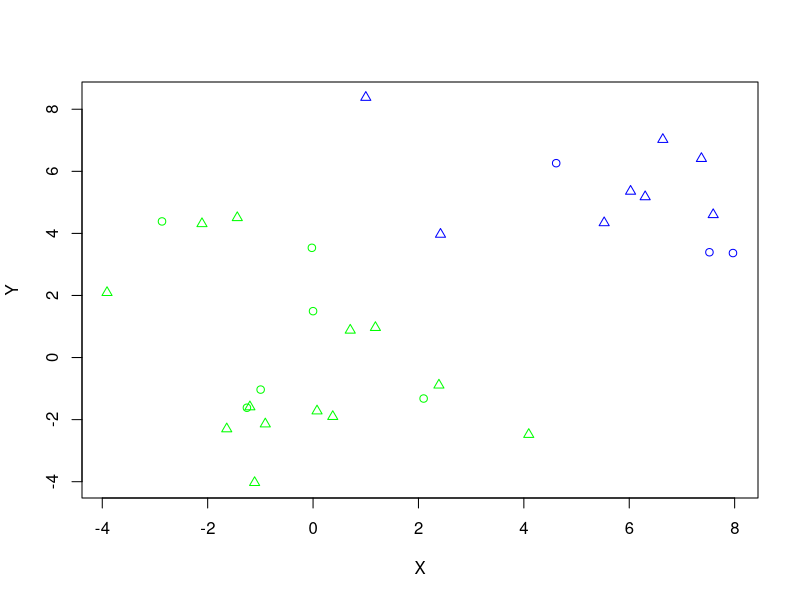

This chart was generated by the following R code: (Note: this script raises an error after producing the figure.)
library(MASS)

# Save the number of all the pairs of values.
number_of_values <- 30

# Generate first 20 pairs of values.
x1 <- rnorm(20, mean = 0, sd = 2)
y1 <- rnorm(20, mean = 0, sd = 2)

# Generate second 10 pairs of values.
x2 <- rnorm(10, mean = 6, sd = 2)
y2 <- rnorm(10, mean = 6, sd = 2)

# Bind two-dimensional data.
data <- cbind(c(x1, x2), c(y1, y2))

# Divide the data into two clusters.
two_clusters <- kmeans(data, 2)

# Save clusters data.
clusters_data <- two_clusters$cluster

# ----------------------------------------------------------------------------
# The first task.

# Save the number of training and testing pairs.
number_of_training <- floor(30 * 0.7)
number_of_testing <- number_of_values - number_of_training

# Create training and testing data subsets.

# Choose random indexes (which will be the indexes of the training set of 
# the data).
training_indexes <- sample(1:number_of_values, number_of_training)
# Choose the remaining indexes (which will be the indexes of the testing set of
# the data).
testing_indexes <- 
  (1:number_of_values)[!(1:number_of_values %in% training_indexes)]

# Save the inofrmation about the real clusters of the training and testing data.
training_clusters <- clusters_data[training_indexes]
testing_clusters <- clusters_data[testing_indexes]

# Training process.
model <- qda(data[training_indexes,], training_clusters) 
trained_testing_clusters <- predict(model, data[testing_indexes,])$class

# Analyze the classification error.
sum(trained_testing_clusters != testing_clusters) / number_of_testing

# Create the plot.
incorrect_indexes <- 
  testing_indexes[trained_testing_clusters != testing_clusters]
plot(data, type = "n", xlab = "X", ylab = "Y")

# Add different points to the plot. Points, which were used as training, will
# be shown with pch = 2, points, which were used as testing, will be shown with
# pch = 1. Colors will be chosen according to the clusters. If the point's
# cluster is incorrect (trained cluster doesn't match the real cluster), the
# red color will be assigned to it.

points(data[training_indexes,], 
       col = ifelse(training_clusters == 1, "blue", "green"), pch = 2)
points(data[testing_indexes,],
       col = ifelse(testing_clusters == 1, "blue", "green"), pch = 1)
points(data[incorrect_indexes,], col = "red")

# ----------------------------------------------------------------------------
# The second task.

# Choose indexes of the elements, whose clusters will be changed.
changing_indexes <- sample(1:number_of_values, floor(0.2 * number_of_values))

# Change the cluster information.
for (i in changing_indexes) {
  clusters_data[i] <- (clusters_data[i] + 1) %% 2
}

# Just the same process as above.

training_indexes <- sample(1:number_of_values, number_of_training)
testing_indexes <- 
  (1:number_of_values)[!(1:number_of_values %in% training_indexes)]

training_clusters <- clusters_data[training_indexes]
testing_clusters <- clusters_data[testing_indexes]

model <- qda(data[training_indexes,], training_clusters) 
trained_testing_clusters <- predict(model, data[testing_indexes,])$class

sum(trained_testing_clusters != testing_clusters) / number_of_testing

incorrect_indexes <- 
  testing_indexes[trained_testing_clusters != testing_clusters]
plot(data, type = "n", xlab = "X", ylab = "Y")

points(data[training_indexes,], 
       col = ifelse(training_clusters == 1, "blue", "green"), pch = 2)
points(data[testing_indexes,],
       col = ifelse(testing_clusters == 1, "blue", "green"), pch = 1)

# Incorrect points.
points(data[incorrect_indexes,], col = "red")
# Points with incorrect (changed) cluster.
points(data[changing_indexes,], pch = 3)
